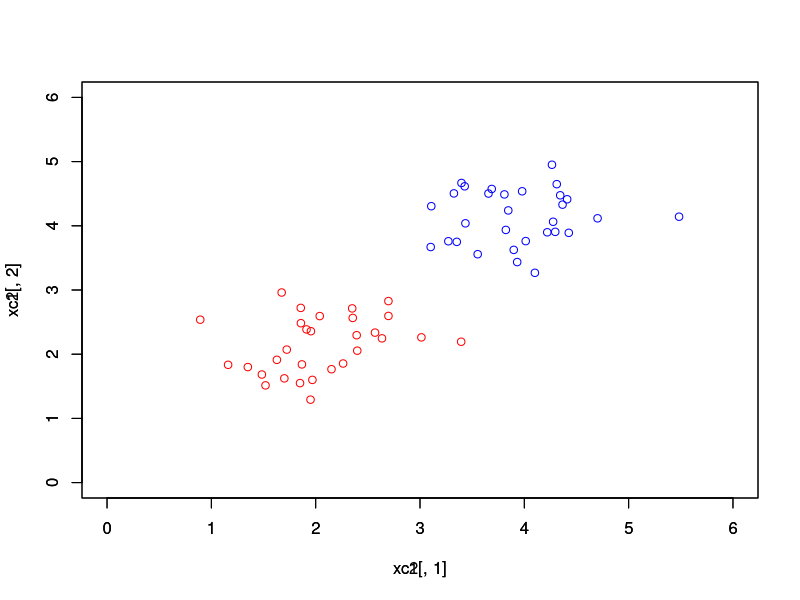

Generate this figure with R:
rm(list = ls())
N<-30
xc1<-matrix(rnorm(2*N)*0.5, N, 2) + 2
xc2<-matrix(rnorm(2*N)*0.5, N, 2) + 4
plot(xc1[,1], xc1[,2], xlim=c(0,6), ylim=c(0,6), col='red')
par(new=TRUE)
plot(xc2[,1], xc2[,2], xlim=c(0,6), ylim=c(0,6), col='blue')

xall<-rbind(xc1, xc2)
yall<-rbind(matrix(0, ncol=1, nrow=N), matrix(1, ncol=1, nrow=N))

w<-c(0, 0, 0)
eta<-0.01
maxepocas<-100
tol<-1e-10